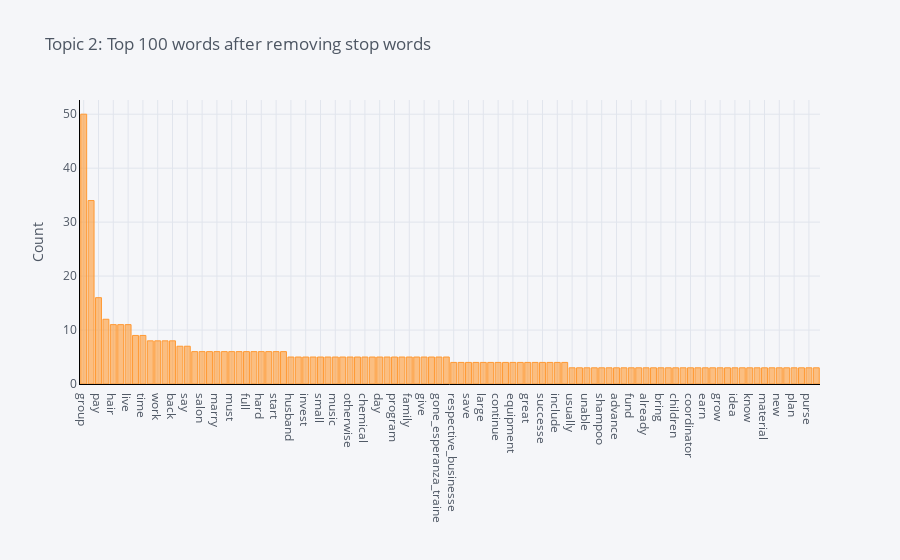

Notebook source saved alongside this figure:
### Code cell
plot_model(lda, plot = 'frequency', topic_num = 'Topic 2')

### Figure 1 — Plotly figure (JSON) as saved in the notebook; plotly's stock layout.template omitted (floating-point values rounded to 4 significant figures)
{"data": [{"marker": {"color": "rgba(255, 153, 51, 0.6)", "line": {"color": "rgba(255, 153, 51, 1.0)", "width": 1}}, "name": "count", "orientation": "v", "text": "", "type": "bar", "x": ["group", "member", "pay", "help", "hair", "share", "live", "well", "time", "come", "work", "use", "back", "community", "say", "hope", "salon", "hellen", "marry", "note", "must", "support", "full", "struggle", "hard", "take", "start", "together", "husband", "money", "invest", "want", "small", "become", "music", "made_creates_accountability", "otherwise", "water", "chemical", "request", "day", "dream", "program", "entire", "family", "form", "give", "go", "gone_esperanza_traine", "payment", "respective_businesse", "batay", "save", "repay", "large", "receive_equal", "continue", "demand", "equipment", "good", "great", "store", "successe", "high", "include", "individual", "usually", "several", "unable", "third", "shampoo", "undergarment", "advance", "receive", "fund", "allow", "already", "big", "bring", "candy", "children", "clothing", "coordinator", "customer", "earn", "ensure", "grow", "raise", "idea", "kind", "know", "age", "material", "mother", "new", "orphan", "plan", "profit", "purse", "law"], "y": [50, 34, 16, 12, 11, 11, 11, 9, 9, 8, 8, 8, 8, 7, 7, 6, 6, 6, 6, 6, 6, 6, 6, 6, 6, 6, 6, 6, 5, 5, 5, 5, 5, 5, 5, 5, 5, 5, 5, 5, 5, 5, 5, 5, 5, 5, 5, 5, 5, 5, 4, 4, 4, 4, 4, 4, 4, 4, 4, 4, 4, 4, 4, 4, 4, 4, 3, 3, 3, 3, 3, 3, 3, 3, 3, 3, 3, 3, 3, 3, 3, 3, 3, 3, 3, 3, 3, 3, 3, 3, 3, 3, 3, 3, 3, 3, 3, 3, 3, 3]}], "layout": {"legend": {"bgcolor": "#F5F6F9", "font": {"color": "#4D5663"}}, "paper_bgcolor": "#F5F6F9", "plot_bgcolor": "#F5F6F9", "title": {"font": {"color": "#4D5663"}, "text": "Topic 2: Top 100 words after removing stop words"}, "xaxis": {"gridcolor": "#E1E5ED", "linecolor": "black", "showgrid": true, "tickfont": {"color": "#4D5663"}, "title": {"font": {"color": "#4D5663"}, "text": ""}, "zerolinecolor": "#E1E5ED", "type": "category", "range": [-0.5, 99.5], "autorange": true}, "yaxis": {"gridcolor": "#E1E5ED", "linecolor": "black", "showgrid": true, "tickfont": {"color": "#4D5663"}, "title": {"font": {"color": "#4D5663"}, "text": "Count"}, "zerolinecolor": "#E1E5ED", "type": "linear", "range": [0, 52.63], "autorange": true}, "autosize": true}}
